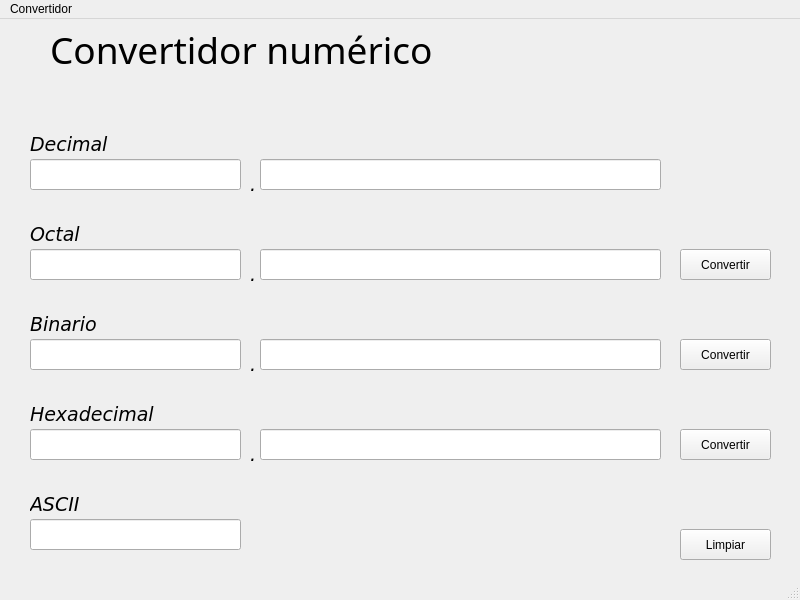
<?xml version="1.0" encoding="UTF-8"?>
<ui version="4.0">
 <class>MainWindow</class>
 <widget class="QMainWindow" name="MainWindow">
  <property name="geometry">
   <rect>
    <x>0</x>
    <y>0</y>
    <width>800</width>
    <height>600</height>
   </rect>
  </property>
  <property name="windowTitle">
   <string>MainWindow</string>
  </property>
  <widget class="QWidget" name="centralwidget">
   <widget class="QLineEdit" name="lineEdit">
    <property name="geometry">
     <rect>
      <x>30</x>
      <y>140</y>
      <width>211</width>
      <height>31</height>
     </rect>
    </property>
    <property name="font">
     <font>
      <pointsize>12</pointsize>
     </font>
    </property>
   </widget>
   <widget class="QLabel" name="label">
    <property name="geometry">
     <rect>
      <x>50</x>
      <y>10</y>
      <width>711</width>
      <height>41</height>
     </rect>
    </property>
    <property name="font">
     <font>
      <family>Paladins</family>
      <pointsize>28</pointsize>
     </font>
    </property>
    <property name="text">
     <string>Convertidor numérico</string>
    </property>
   </widget>
   <widget class="QLabel" name="label_2">
    <property name="geometry">
     <rect>
      <x>30</x>
      <y>110</y>
      <width>91</width>
      <height>31</height>
     </rect>
    </property>
    <property name="font">
     <font>
      <family>Verdana</family>
      <pointsize>14</pointsize>
      <italic>true</italic>
     </font>
    </property>
    <property name="text">
     <string>Decimal</string>
    </property>
   </widget>
   <widget class="QLineEdit" name="lineEdit_2">
    <property name="geometry">
     <rect>
      <x>30</x>
      <y>230</y>
      <width>211</width>
      <height>31</height>
     </rect>
    </property>
    <property name="font">
     <font>
      <pointsize>12</pointsize>
     </font>
    </property>
   </widget>
   <widget class="QLabel" name="label_3">
    <property name="geometry">
     <rect>
      <x>30</x>
      <y>200</y>
      <width>91</width>
      <height>31</height>
     </rect>
    </property>
    <property name="font">
     <font>
      <family>Verdana</family>
      <pointsize>14</pointsize>
      <italic>true</italic>
     </font>
    </property>
    <property name="text">
     <string>Octal</string>
    </property>
   </widget>
   <widget class="QLineEdit" name="lineEdit_3">
    <property name="geometry">
     <rect>
      <x>30</x>
      <y>320</y>
      <width>211</width>
      <height>31</height>
     </rect>
    </property>
    <property name="font">
     <font>
      <pointsize>12</pointsize>
     </font>
    </property>
   </widget>
   <widget class="QLabel" name="label_4">
    <property name="geometry">
     <rect>
      <x>30</x>
      <y>290</y>
      <width>91</width>
      <height>31</height>
     </rect>
    </property>
    <property name="font">
     <font>
      <family>Verdana</family>
      <pointsize>14</pointsize>
      <italic>true</italic>
     </font>
    </property>
    <property name="text">
     <string>Binario</string>
    </property>
   </widget>
   <widget class="QLineEdit" name="lineEdit_4">
    <property name="geometry">
     <rect>
      <x>30</x>
      <y>410</y>
      <width>211</width>
      <height>31</height>
     </rect>
    </property>
    <property name="font">
     <font>
      <pointsize>12</pointsize>
     </font>
    </property>
   </widget>
   <widget class="QLabel" name="label_5">
    <property name="geometry">
     <rect>
      <x>30</x>
      <y>380</y>
      <width>141</width>
      <height>31</height>
     </rect>
    </property>
    <property name="font">
     <font>
      <family>Verdana</family>
      <pointsize>14</pointsize>
      <italic>true</italic>
     </font>
    </property>
    <property name="text">
     <string>Hexadecimal</string>
    </property>
   </widget>
   <widget class="QLineEdit" name="lineEdit_5">
    <property name="geometry">
     <rect>
      <x>30</x>
      <y>500</y>
      <width>211</width>
      <height>31</height>
     </rect>
    </property>
    <property name="font">
     <font>
      <pointsize>12</pointsize>
     </font>
    </property>
   </widget>
   <widget class="QLabel" name="label_6">
    <property name="geometry">
     <rect>
      <x>30</x>
      <y>470</y>
      <width>91</width>
      <height>31</height>
     </rect>
    </property>
    <property name="font">
     <font>
      <family>Verdana</family>
      <pointsize>14</pointsize>
      <italic>true</italic>
     </font>
    </property>
    <property name="text">
     <string>ASCII</string>
    </property>
   </widget>
   <widget class="QLabel" name="label_8">
    <property name="geometry">
     <rect>
      <x>380</x>
      <y>60</y>
      <width>221</width>
      <height>51</height>
     </rect>
    </property>
    <property name="font">
     <font>
      <pointsize>14</pointsize>
     </font>
    </property>
    <property name="text">
     <string/>
    </property>
   </widget>
   <widget class="QLineEdit" name="lineEdit_6">
    <property name="geometry">
     <rect>
      <x>260</x>
      <y>140</y>
      <width>401</width>
      <height>31</height>
     </rect>
    </property>
    <property name="font">
     <font>
      <pointsize>12</pointsize>
     </font>
    </property>
   </widget>
   <widget class="QLineEdit" name="lineEdit_7">
    <property name="geometry">
     <rect>
      <x>260</x>
      <y>230</y>
      <width>401</width>
      <height>31</height>
     </rect>
    </property>
    <property name="font">
     <font>
      <pointsize>12</pointsize>
     </font>
    </property>
   </widget>
   <widget class="QLineEdit" name="lineEdit_8">
    <property name="geometry">
     <rect>
      <x>260</x>
      <y>320</y>
      <width>401</width>
      <height>31</height>
     </rect>
    </property>
    <property name="font">
     <font>
      <pointsize>12</pointsize>
     </font>
    </property>
   </widget>
   <widget class="QLineEdit" name="lineEdit_9">
    <property name="geometry">
     <rect>
      <x>260</x>
      <y>410</y>
      <width>401</width>
      <height>31</height>
     </rect>
    </property>
    <property name="font">
     <font>
      <pointsize>12</pointsize>
     </font>
    </property>
   </widget>
   <widget class="QLabel" name="label_7">
    <property name="geometry">
     <rect>
      <x>250</x>
      <y>150</y>
      <width>16</width>
      <height>31</height>
     </rect>
    </property>
    <property name="font">
     <font>
      <family>Verdana</family>
      <pointsize>14</pointsize>
      <italic>true</italic>
     </font>
    </property>
    <property name="text">
     <string>.</string>
    </property>
   </widget>
   <widget class="QLabel" name="label_9">
    <property name="geometry">
     <rect>
      <x>250</x>
      <y>240</y>
      <width>16</width>
      <height>31</height>
     </rect>
    </property>
    <property name="font">
     <font>
      <family>Verdana</family>
      <pointsize>14</pointsize>
      <italic>true</italic>
     </font>
    </property>
    <property name="text">
     <string>.</string>
    </property>
   </widget>
   <widget class="QLabel" name="label_10">
    <property name="geometry">
     <rect>
      <x>250</x>
      <y>330</y>
      <width>16</width>
      <height>31</height>
     </rect>
    </property>
    <property name="font">
     <font>
      <family>Verdana</family>
      <pointsize>14</pointsize>
      <italic>true</italic>
     </font>
    </property>
    <property name="text">
     <string>.</string>
    </property>
   </widget>
   <widget class="QLabel" name="label_11">
    <property name="geometry">
     <rect>
      <x>250</x>
      <y>420</y>
      <width>16</width>
      <height>31</height>
     </rect>
    </property>
    <property name="font">
     <font>
      <family>Verdana</family>
      <pointsize>14</pointsize>
      <italic>true</italic>
     </font>
    </property>
    <property name="text">
     <string>.</string>
    </property>
   </widget>
   <widget class="QPushButton" name="pushButton">
    <property name="geometry">
     <rect>
      <x>680</x>
      <y>320</y>
      <width>91</width>
      <height>31</height>
     </rect>
    </property>
    <property name="text">
     <string>Convertir</string>
    </property>
   </widget>
   <widget class="QPushButton" name="pushButton_2">
    <property name="geometry">
     <rect>
      <x>680</x>
      <y>510</y>
      <width>91</width>
      <height>31</height>
     </rect>
    </property>
    <property name="text">
     <string>Limpiar</string>
    </property>
   </widget>
   <widget class="QPushButton" name="pushButton_3">
    <property name="geometry">
     <rect>
      <x>680</x>
      <y>230</y>
      <width>91</width>
      <height>31</height>
     </rect>
    </property>
    <property name="text">
     <string>Convertir</string>
    </property>
   </widget>
   <widget class="QPushButton" name="pushButton_4">
    <property name="geometry">
     <rect>
      <x>680</x>
      <y>410</y>
      <width>91</width>
      <height>31</height>
     </rect>
    </property>
    <property name="text">
     <string>Convertir</string>
    </property>
   </widget>
  </widget>
  <widget class="QMenuBar" name="menubar">
   <property name="geometry">
    <rect>
     <x>0</x>
     <y>0</y>
     <width>800</width>
     <height>21</height>
    </rect>
   </property>
   <widget class="QMenu" name="menuConvertidor">
    <property name="title">
     <string>Convertidor</string>
    </property>
   </widget>
   <addaction name="menuConvertidor"/>
  </widget>
  <widget class="QStatusBar" name="statusbar"/>
 </widget>
 <resources/>
 <connections/>
</ui>
